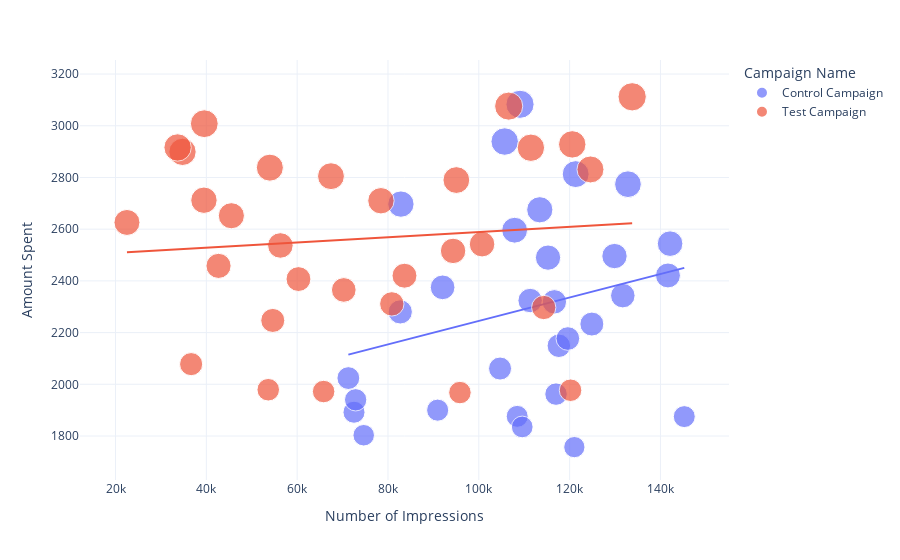

This figure's notebook cell:
### Markdown cell above
*Getting started by analyzing the **relationship between the number of impressions** we got from both campaigns and the amount spent on both campaigns:*

### Code cell
figure = px.scatter(data_frame = ab_data, 
                    x="Number of Impressions",
                    y="Amount Spent", 
                    size="Amount Spent", 
                    color= "Campaign Name", 
                    trendline="ols")
figure.show()

### Figure 1 — Plotly figure (JSON) as saved in the notebook; plotly's stock layout.template omitted (floating-point values rounded to 4 significant figures)
{"data": [{"hovertemplate": "Campaign Name=Control Campaign<br>Number of Impressions=%{x}<br>Amount Spent=%{marker.size}<extra></extra>", "legendgroup": "Control Campaign", "marker": {"color": "#636efa", "size": [2280, 2149, 2490, 2319, 2697, 1875, 2774, 2024, 2177, 1876, 2596, 1757, 2675, 1803, 2939, 2496, 1892, 1962, 2233, 2061, 2421, 2375, 2343, 2324, 1940, 1835, 3083, 2544, 1900, 2813], "sizemode": "area", "sizeref": 7.78, "symbol": "circle"}, "mode": "markers", "name": "Control Campaign", "orientation": "v", "showlegend": true, "type": "scatter", "x": [82702, 117624, 115247, 116639, 82847, 145248, 132845, 71274, 119612, 108452, 107890, 121040, 113430, 74654, 105705, 129880, 72515, 117006, 124897, 104678, 141654, 92029, 131711, 111306, 72878, 109600.0, 109076, 142123, 90939, 121332], "xaxis": "x", "y": [2280, 2149, 2490, 2319, 2697, 1875, 2774, 2024, 2177, 1876, 2596, 1757, 2675, 1803, 2939, 2496, 1892, 1962, 2233, 2061, 2421, 2375, 2343, 2324, 1940, 1835, 3083, 2544, 1900, 2813], "yaxis": "y"}, {"hovertemplate": "<b>OLS trendline</b><br>Amount Spent = 0.00453629 * Number of Impressions + 1791.44<br>R<sup>2</sup>=0.069265<br><br>Campaign Name=Control Campaign<br>Number of Impressions=%{x}<br>Amount Spent=%{y} <b>(trend)</b><extra></extra>", "legendgroup": "Control Campaign", "marker": {"color": "#636efa", "symbol": "circle"}, "mode": "lines", "name": "Control Campaign", "showlegend": false, "type": "scatter", "x": [71274, 72515, 72878, 74654, 82702, 82847, 90939, 92029, 104678, 105705, 107890, 108452, 109076, 109600.0, 111306, 113430, 115247, 116639, 117006, 117624, 119612, 121040, 121332, 124897, 129880, 131711, 132845, 141654, 142123, 145248], "xaxis": "x", "y": [2115.0, 2120.0, 2122.0, 2130.0, 2167.0, 2167.0, 2204.0, 2209.0, 2266.0, 2271.0, 2281.0, 2283.0, 2286.0, 2288.0, 2296.0, 2306.0, 2314.0, 2321.0, 2322.0, 2325.0, 2334.0, 2341.0, 2342.0, 2358.0, 2381.0, 2389.0, 2394.0, 2434.0, 2436.0, 2450.0], "yaxis": "y"}, {"hovertemplate": "Campaign Name=Test Campaign<br>Number of Impressions=%{x}<br>Amount Spent=%{marker.size}<extra></extra>", "legendgroup": "Test Campaign", "marker": {"color": "#EF553B", "size": [3008, 2790, 2420, 2831, 1972, 2537, 2516, 3076, 1968, 1979, 2626, 2542, 2712, 3112, 2899, 2407, 2078, 2928, 2311, 2915, 2247, 2805, 2365, 1977, 2710, 2297, 2458, 2838, 2916, 2652], "sizemode": "area", "sizeref": 7.78, "symbol": "circle"}, "mode": "markers", "name": "Test Campaign", "orientation": "v", "showlegend": true, "type": "scatter", "x": [39550, 95054, 83633, 124591, 65827, 56304, 94338, 106584, 95843, 53632, 22521, 100719, 39470, 133771, 34752, 60286, 36650, 120576, 80841, 111469, 54627, 67444, 70263, 120203, 78451, 114295, 42684, 53986, 33669, 45511], "xaxis": "x", "y": [3008, 2790, 2420, 2831, 1972, 2537, 2516, 3076, 1968, 1979, 2626, 2542, 2712, 3112, 2899, 2407, 2078, 2928, 2311, 2915, 2247, 2805, 2365, 1977, 2710, 2297, 2458, 2838, 2916, 2652], "yaxis": "y"}, {"hovertemplate": "<b>OLS trendline</b><br>Amount Spent = 0.00100671 * Number of Impressions + 2487.98<br>R<sup>2</sup>=0.008600<br><br>Campaign Name=Test Campaign<br>Number of Impressions=%{x}<br>Amount Spent=%{y} <b>(trend)</b><extra></extra>", "legendgroup": "Test Campaign", "marker": {"color": "#EF553B", "symbol": "circle"}, "mode": "lines", "name": "Test Campaign", "showlegend": false, "type": "scatter", "x": [22521, 33669, 34752, 36650, 39470, 39550, 42684, 45511, 53632, 53986, 54627, 56304, 60286, 65827, 67444, 70263, 78451, 80841, 83633, 94338, 95054, 95843, 100719, 106584, 111469, 114295, 120203, 120576, 124591, 133771], "xaxis": "x", "y": [2511.0, 2522.0, 2523.0, 2525.0, 2528.0, 2528.0, 2531.0, 2534.0, 2542.0, 2542.0, 2543.0, 2545.0, 2549.0, 2554.0, 2556.0, 2559.0, 2567.0, 2569.0, 2572.0, 2583.0, 2584.0, 2584.0, 2589.0, 2595.0, 2600.0, 2603.0, 2609.0, 2609.0, 2613.0, 2623.0], "yaxis": "y"}], "layout": {"autosize": true, "legend": {"itemsizing": "constant", "title": {"text": "Campaign Name"}, "tracegroupgap": 0}, "margin": {"t": 60}, "xaxis": {"anchor": "y", "autorange": true, "domain": [0, 1], "range": [13010.0, 154400.0], "title": {"text": "Number of Impressions"}, "type": "linear"}, "yaxis": {"anchor": "x", "autorange": true, "domain": [0, 1], "range": [1575.0, 3325.0], "title": {"text": "Amount Spent"}, "type": "linear"}}}
